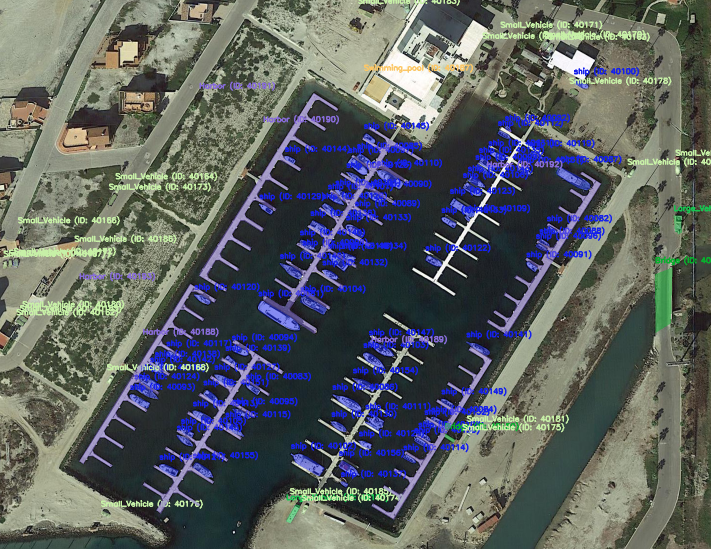
#> input picture datagen/utils/P0707_visualization.png, 1422 x 1098 px (shown at 1/2 size); its folder holds only this picture in this run
$ python histaerial_stitch.py P0707_visualization.png out.png
#> lines starting #> are read from the running program, lines starting #| are printed output that depends on the picture
import argparse
import math
import random
from pathlib import Path

from PIL import Image


def collect_patches(input_dir: Path, class_filter: str | None, limit: int | None) -> list[Path]:
    if input_dir.is_file():
        return [input_dir]

    patches = []
    for path in input_dir.rglob("*.png"):
        if class_filter and not path.parent.name.lower().startswith(class_filter.lower()):
            continue
        patches.append(path)

    if not patches:
        raise FileNotFoundError("No patches found with the provided filters")

    random.shuffle(patches)
    if limit:
        patches = patches[:limit]

    return patches


def build_mosaic(patches: list[Path], grid_rows: int, grid_cols: int, scale: float) -> Image.Image:
#> called with grid_rows = 1, grid_cols = 1, scale = 2
    first = Image.open(patches[0])
#> first is the input picture: PIL image 1422x1098 RGB; mean R, G, B 92, 97.4, 97.1
    patch_w, patch_h = first.size
#> patch_w = 1422; patch_h = 1098
    first.close()

    width = int(patch_w * grid_cols * scale)
#> width = 2844
    height = int(patch_h * grid_rows * scale)
#> height = 2196

    mosaic = Image.new("RGB", (width, height))
#> mosaic: PIL image 2844x2196 RGB; every value is 0

    for idx, patch_path in enumerate(patches):
        if idx >= grid_rows * grid_cols:
            break

        with Image.open(patch_path) as patch:
            if scale != 1.0:
                patch = patch.resize((int(patch_w * scale), int(patch_h * scale)), Image.Resampling.NEAREST)
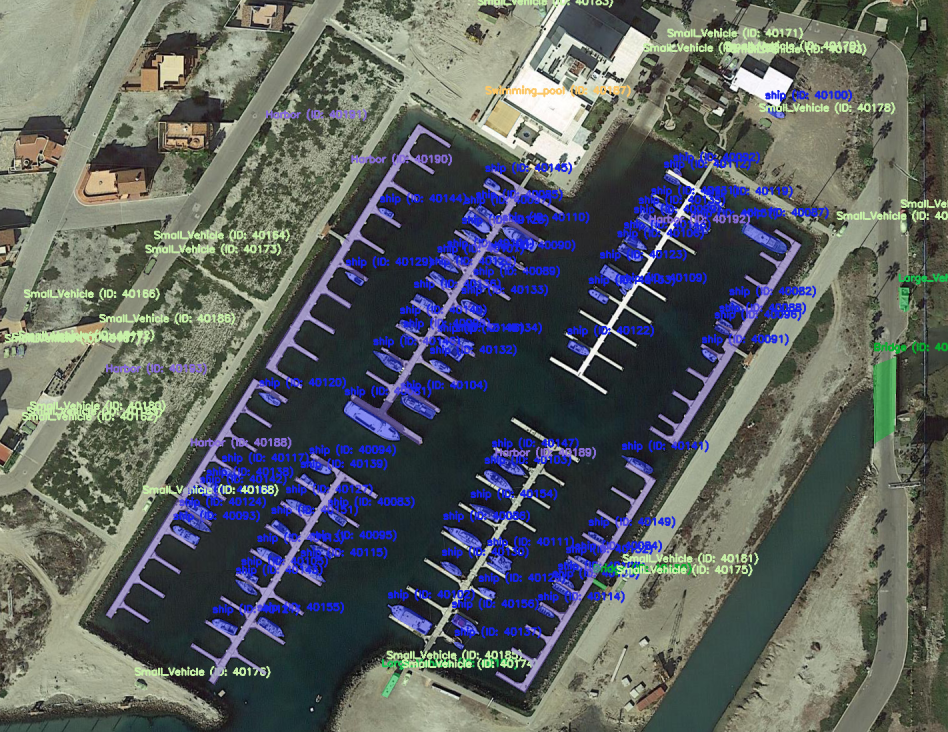
#> patch: PIL image 2844x2196 RGB (shown at 1/3 size); mean R, G, B 92, 97.4, 97.1
            row = idx // grid_cols
            col = idx % grid_cols
            mosaic.paste(patch, (col * patch.width, row * patch.height))

    return mosaic


def auto_grid(num_patches: int) -> tuple[int, int]:
    cols = math.ceil(math.sqrt(num_patches))
    rows = math.ceil(num_patches / cols)
    return rows, cols


def parse_args() -> argparse.Namespace:
    parser = argparse.ArgumentParser(description="Combine HistAerial patches into a larger mosaic")
    parser.add_argument("input", type=str, help="Directory containing patches or a single patch file")
    parser.add_argument("output", type=str, help="Output image path (e.g., mosaic.png)")
    parser.add_argument("--num_patches", type=int, default=25, help="Number of patches to include")
    parser.add_argument("--grid", type=str, default=None, help="Grid layout rowsxcols (e.g., 5x5). Defaults to automatic square grid")
    parser.add_argument("--class_prefix", type=str, default=None, help="Optional class prefix filter (e.g., URBAINS, PRAIRIES)")
    parser.add_argument("--scale", type=float, default=2.0, help="Upscale factor for each patch (default: 2.0)")

    args = parser.parse_args()

    if args.grid:
        try:
            rows_str, cols_str = args.grid.lower().split("x")
            args.grid_rows = int(rows_str)
            args.grid_cols = int(cols_str)
        except ValueError as exc:
            raise ValueError("--grid must be in the form rowsxcols, e.g., 5x5") from exc
    else:
        args.grid_rows = args.grid_cols = None

    return args


def main() -> None:
    args = parse_args()

    input_dir = Path(args.input)
    patches = collect_patches(input_dir, args.class_prefix, args.num_patches)

    if args.grid_rows is None or args.grid_cols is None:
        grid_rows, grid_cols = auto_grid(len(patches))
    else:
        grid_rows, grid_cols = args.grid_rows, args.grid_cols

    mosaic = build_mosaic(patches, grid_rows, grid_cols, args.scale)

    output_path = Path(args.output)
    output_path.parent.mkdir(parents=True, exist_ok=True)
    mosaic.save(output_path)
    print(f"Saved mosaic with {grid_rows}x{grid_cols} patches to {output_path}")


if __name__ == "__main__":
    main()
